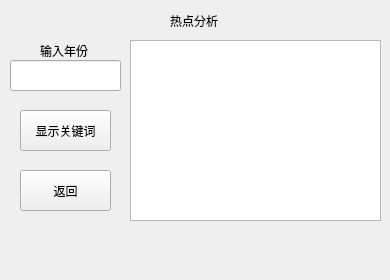
<?xml version="1.0" encoding="UTF-8"?>
<ui version="4.0">
 <class>MainWindow4</class>
 <widget class="QMainWindow" name="MainWindow4">
  <property name="geometry">
   <rect>
    <x>0</x>
    <y>0</y>
    <width>390</width>
    <height>280</height>
   </rect>
  </property>
  <property name="minimumSize">
   <size>
    <width>390</width>
    <height>280</height>
   </size>
  </property>
  <property name="maximumSize">
   <size>
    <width>390</width>
    <height>280</height>
   </size>
  </property>
  <property name="windowTitle">
   <string>热点分析</string>
  </property>
  <property name="styleSheet">
   <string notr="true">background-image: url(:/C:/Users/yangyuzhe/Desktop/QQ图片20210418104443.png);</string>
  </property>
  <widget class="QWidget" name="centralwidget">
   <widget class="QPushButton" name="pushButton_2">
    <property name="geometry">
     <rect>
      <x>20</x>
      <y>170</y>
      <width>91</width>
      <height>41</height>
     </rect>
    </property>
    <property name="cursor">
     <cursorShape>PointingHandCursor</cursorShape>
    </property>
    <property name="text">
     <string>返回</string>
    </property>
   </widget>
   <widget class="QLabel" name="label_2">
    <property name="geometry">
     <rect>
      <x>170</x>
      <y>10</y>
      <width>51</width>
      <height>21</height>
     </rect>
    </property>
    <property name="text">
     <string>热点分析</string>
    </property>
   </widget>
   <widget class="QLineEdit" name="lineEdit">
    <property name="geometry">
     <rect>
      <x>10</x>
      <y>60</y>
      <width>111</width>
      <height>31</height>
     </rect>
    </property>
   </widget>
   <widget class="QPushButton" name="pushButton">
    <property name="geometry">
     <rect>
      <x>20</x>
      <y>110</y>
      <width>91</width>
      <height>41</height>
     </rect>
    </property>
    <property name="cursor">
     <cursorShape>PointingHandCursor</cursorShape>
    </property>
    <property name="text">
     <string>显示关键词</string>
    </property>
   </widget>
   <widget class="QTextBrowser" name="textBrowser">
    <property name="geometry">
     <rect>
      <x>130</x>
      <y>40</y>
      <width>251</width>
      <height>181</height>
     </rect>
    </property>
    <property name="styleSheet">
     <string notr="true">color: rgb(255, 255, 0);</string>
    </property>
   </widget>
   <widget class="QLabel" name="label">
    <property name="geometry">
     <rect>
      <x>40</x>
      <y>40</y>
      <width>51</width>
      <height>21</height>
     </rect>
    </property>
    <property name="text">
     <string>输入年份</string>
    </property>
   </widget>
   <zorder>pushButton_2</zorder>
   <zorder>label_2</zorder>
   <zorder>pushButton</zorder>
   <zorder>textBrowser</zorder>
   <zorder>label</zorder>
   <zorder>lineEdit</zorder>
  </widget>
  <widget class="QMenuBar" name="menubar">
   <property name="geometry">
    <rect>
     <x>0</x>
     <y>0</y>
     <width>390</width>
     <height>21</height>
    </rect>
   </property>
  </widget>
 </widget>
 <resources/>
 <connections/>
</ui>
